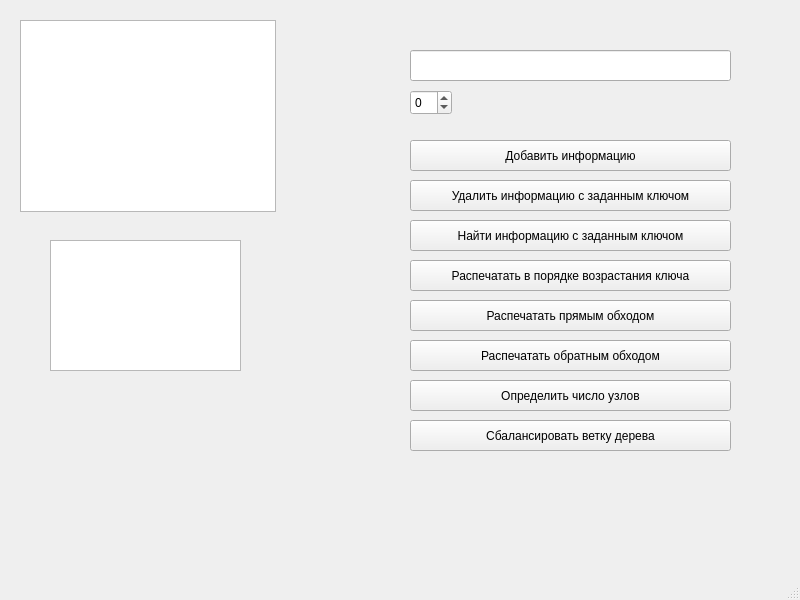
<?xml version="1.0" encoding="UTF-8"?>
<ui version="4.0">
 <class>MainWindow</class>
 <widget class="QMainWindow" name="MainWindow">
  <property name="geometry">
   <rect>
    <x>0</x>
    <y>0</y>
    <width>800</width>
    <height>600</height>
   </rect>
  </property>
  <property name="windowTitle">
   <string>MainWindow</string>
  </property>
  <widget class="QWidget" name="centralwidget">
   <widget class="QTreeView" name="treeView">
    <property name="geometry">
     <rect>
      <x>20</x>
      <y>20</y>
      <width>256</width>
      <height>192</height>
     </rect>
    </property>
   </widget>
   <widget class="QLineEdit" name="lineEdit">
    <property name="geometry">
     <rect>
      <x>410</x>
      <y>50</y>
      <width>321</width>
      <height>31</height>
     </rect>
    </property>
   </widget>
   <widget class="QSpinBox" name="spinBox">
    <property name="geometry">
     <rect>
      <x>410</x>
      <y>90</y>
      <width>42</width>
      <height>25</height>
     </rect>
    </property>
    <property name="minimum">
     <number>-999999999</number>
    </property>
    <property name="maximum">
     <number>999999999</number>
    </property>
   </widget>
   <widget class="QPushButton" name="pushButton_add">
    <property name="geometry">
     <rect>
      <x>410</x>
      <y>140</y>
      <width>321</width>
      <height>31</height>
     </rect>
    </property>
    <property name="text">
     <string>Добавить информацию</string>
    </property>
   </widget>
   <widget class="QPushButton" name="pushButton_del">
    <property name="geometry">
     <rect>
      <x>410</x>
      <y>180</y>
      <width>321</width>
      <height>31</height>
     </rect>
    </property>
    <property name="text">
     <string>Удалить информацию с заданным ключом</string>
    </property>
   </widget>
   <widget class="QPushButton" name="pushButton_find">
    <property name="geometry">
     <rect>
      <x>410</x>
      <y>220</y>
      <width>321</width>
      <height>31</height>
     </rect>
    </property>
    <property name="text">
     <string>Найти информацию с заданным ключом</string>
    </property>
   </widget>
   <widget class="QPushButton" name="pushButton_InOrder">
    <property name="geometry">
     <rect>
      <x>410</x>
      <y>260</y>
      <width>321</width>
      <height>31</height>
     </rect>
    </property>
    <property name="text">
     <string>Распечатать в порядке возрастания ключа</string>
    </property>
   </widget>
   <widget class="QPushButton" name="pushButton_PreOrder">
    <property name="geometry">
     <rect>
      <x>410</x>
      <y>300</y>
      <width>321</width>
      <height>31</height>
     </rect>
    </property>
    <property name="text">
     <string>Распечатать прямым обходом</string>
    </property>
   </widget>
   <widget class="QPushButton" name="pushButton_PostOrder">
    <property name="geometry">
     <rect>
      <x>410</x>
      <y>340</y>
      <width>321</width>
      <height>31</height>
     </rect>
    </property>
    <property name="text">
     <string>Распечатать обратным обходом</string>
    </property>
   </widget>
   <widget class="QTextEdit" name="textEdit_ans">
    <property name="geometry">
     <rect>
      <x>50</x>
      <y>240</y>
      <width>191</width>
      <height>131</height>
     </rect>
    </property>
    <property name="readOnly">
     <bool>false</bool>
    </property>
   </widget>
   <widget class="QPushButton" name="pushButton_eachLevel">
    <property name="geometry">
     <rect>
      <x>410</x>
      <y>380</y>
      <width>321</width>
      <height>31</height>
     </rect>
    </property>
    <property name="text">
     <string>Определить число узлов</string>
    </property>
   </widget>
   <widget class="QPushButton" name="pushButton_balanse">
    <property name="geometry">
     <rect>
      <x>410</x>
      <y>420</y>
      <width>321</width>
      <height>31</height>
     </rect>
    </property>
    <property name="text">
     <string>Сбалансировать ветку дерева</string>
    </property>
   </widget>
  </widget>
  <widget class="QMenuBar" name="menubar">
   <property name="geometry">
    <rect>
     <x>0</x>
     <y>0</y>
     <width>800</width>
     <height>22</height>
    </rect>
   </property>
  </widget>
  <widget class="QStatusBar" name="statusbar"/>
 </widget>
 <resources/>
 <connections/>
</ui>
